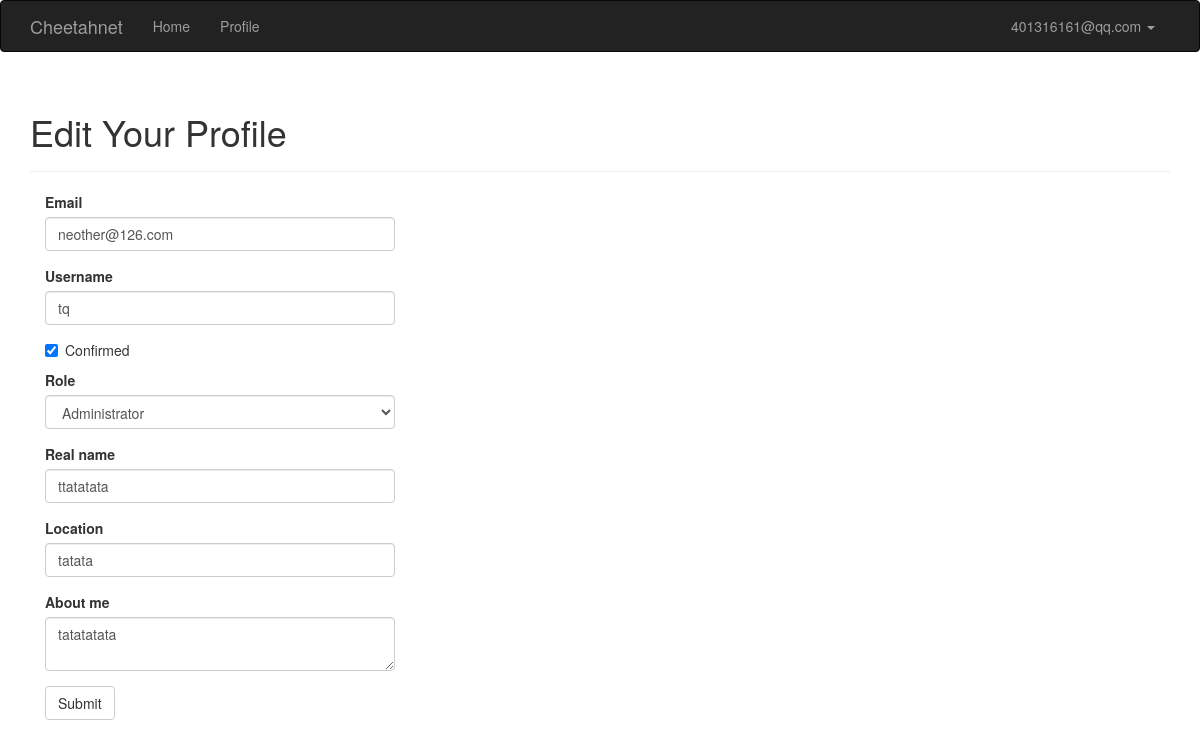
The app's page /edit-profile/3 (signed in) with its own data.
### app/models.py (models this page shows, shortened)
class User(UserMixin, db.Model):
    __tablename__ = 'users'
    id = db.Column(db.Integer, primary_key=True)
    email = db.Column(db.String(64), unique=True, index=True)
    username = db.Column(db.String(64), unique=True, index=True)
    password_hash = db.Column(db.String(128))
    role_id = db.Column(db.Integer, db.ForeignKey('roles.id'))
    confirmed = db.Column(db.Boolean, default=False)
    name = db.Column(db.String(64))
    location = db.Column(db.String(64))
    about_me = db.Column(db.Text())
    member_since = db.Column(db.DateTime(), default=datetime.utcnow)
    last_seen = db.Column(db.DateTime(), default=datetime.utcnow)
    avatar_hash = db.Column(db.String(32))
    @property
    def password(self):
        raise AttributeError('password is not a readable attribute')
    @login_manager.user_loader
    def load_user(user_id):
        return User.query.get(int(user_id))
    def can(self, perm):
        return self.role is not None and self.role.has_permission(perm)
    def ping(self):
        self.last_seen = datetime.utcnow()
        db.session.add(self)

### app/main/views.py (the view, shortened to what this page needs)
@main.route('/edit-profile/<int:id>', methods=['GET', 'POST'])
@login_required
@admin_required
def edit_profile_admin(id):
    user = User.query.get_or_404(id)
    form = EditProfileAdminForm(user=user)
    form.email.data = user.email
    form.username.data = user.username
    form.confirmed.data = user.confirmed
    form.role.data = user.role_id
    form.name.data = user.name
    form.location.data = user.location
    form.about_me.data = user.about_me
    return render_template('edit_profile.html', form=form, user=user)

### app/main/forms.py (shortened to what this page needs)
class EditProfileAdminForm(FlaskForm):
    email = StringField('Email', validators=[DataRequired(), Length(1, 64),
                                             Email()])
    username = StringField('Username', validators=[
        DataRequired(), Length(1, 64),
        Regexp('^[A-Za-z][A-Za-z0-9_.]*$', 0,
               'Usernames must have only letters, numbers, dots or '
               'underscores')])
    confirmed = BooleanField('Confirmed')
    role = SelectField('Role', coerce=int)
    name = StringField('Real name', validators=[Length(0, 64)])
    location = StringField('Location', validators=[Length(0, 64)])
    about_me = TextAreaField('About me')
    submit = SubmitField('Submit')
    def __init__(self, user, *args, **kwargs):
        super(EditProfileAdminForm, self).__init__(*args, **kwargs)
        self.role.choices = [(role.id, role.name)
                             for role in Role.query.order_by(Role.name).all()]
        self.user = user

### app/auth/views.py (called while the page is built)
@auth.before_app_request
def before_request():
    if current_user.is_authenticated:
        current_user.ping()
        if not current_user.confirmed \
                and request.blueprint != 'auth' \
                and request.endpoint != 'static':
            return redirect(url_for('auth.unconfirmed'))

### app/main/__init__.py (called while the page is built)
@main.app_context_processor
def inject_permissions():
    return dict(Permission=Permission)

### app/models.py (called while the page is built)
    def has_permission(self, perm):
        return self.permissions & perm == perm

### app/templates/edit_profile.html (shortened to what this page needs)
{% extends "base.html" %}
{% import "bootstrap/wtf.html" as wtf %}
{% block page_content %}
<div class="page-header">
    <h1>Edit Your Profile</h1>
</div>
<div class="col-md-4">
    {{ wtf.quick_form(form) }}
</div>
{% endblock %}

### app/templates/base.html (shortened to what this page needs)
{% extends "bootstrap/base.html" %}
{% block head %}
{{ super() }}
<link rel="stylesheet" type="text/css" href="{{ url_for('static', filename='styles.css') }}">
{% endblock %}
{% block navbar %}
<div class="navbar navbar-inverse" role="navigation">
    <div class="container">
        <div class="navbar-header">
            <a class="navbar-brand" href="{{ url_for('main.index') }}">Cheetahnet</a>
        </div>
        <div class="navbar-collapse collapse">
            <ul class="nav navbar-nav">
                <li><a href="{{ url_for('main.index') }}">Home</a></li>
                {% if current_user.is_authenticated %}
                <li><a href="{{ url_for('main.user', username=current_user.username) }}">Profile</a></li>
                {% endif %}
            </ul>
            <ul class="nav navbar-nav navbar-right">
                {% if current_user.is_authenticated %}
                <li class="dropdown">
                    <a href="#" class="dropdown-toggle" data-toggle="dropdown">
                    {{ current_user.email }} <b class="caret"></b>
                    </a>
                </li>
                {% else %}
                <li><a href="{{ url_for('auth.login') }}">Log In</a></li>
                {% endif %}
            </ul>
        </div>
    </div>
</div>
{% endblock %}
{% block content %}
<div class="container">
    {% block page_content %}{% endblock %}
</div>
{% endblock %}

### records on screen
User: email "401316161@qq.com"
User: email "neother@126.com", username "tq", confirmed "☑", role "Administrator", name "ttatatata", location "tatata", about_me "tatatatata"
